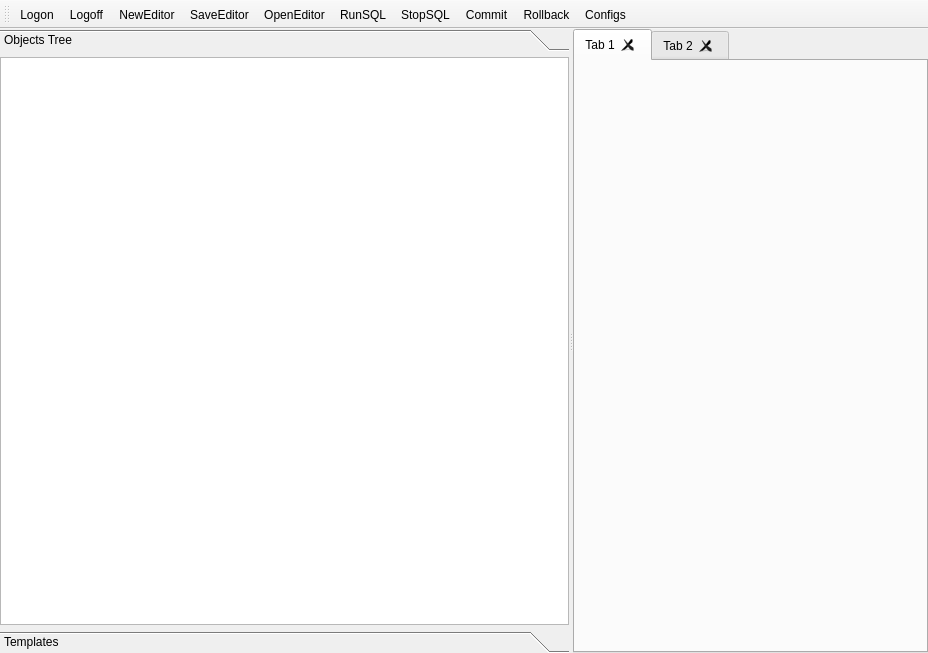
<?xml version="1.0" encoding="UTF-8"?>
<ui version="4.0">
 <class>f_principal</class>
 <widget class="QMainWindow" name="f_principal">
  <property name="geometry">
   <rect>
    <x>0</x>
    <y>0</y>
    <width>928</width>
    <height>653</height>
   </rect>
  </property>
  <property name="windowTitle">
   <string>AlgarSQL</string>
  </property>
  <widget class="QWidget" name="centralwidget">
   <layout class="QHBoxLayout" name="horizontalLayout">
    <property name="spacing">
     <number>0</number>
    </property>
    <property name="leftMargin">
     <number>0</number>
    </property>
    <property name="topMargin">
     <number>0</number>
    </property>
    <property name="rightMargin">
     <number>0</number>
    </property>
    <property name="bottomMargin">
     <number>0</number>
    </property>
    <item>
     <widget class="QSplitter" name="splitter">
      <property name="orientation">
       <enum>Qt::Horizontal</enum>
      </property>
      <widget class="QToolBox" name="toolBox">
       <property name="minimumSize">
        <size>
         <width>200</width>
         <height>0</height>
        </size>
       </property>
       <property name="maximumSize">
        <size>
         <width>16777215</width>
         <height>16777215</height>
        </size>
       </property>
       <property name="currentIndex">
        <number>0</number>
       </property>
       <widget class="QWidget" name="page">
        <property name="geometry">
         <rect>
          <x>0</x>
          <y>0</y>
          <width>561</width>
          <height>549</height>
         </rect>
        </property>
        <attribute name="label">
         <string>Objects Tree</string>
        </attribute>
        <layout class="QVBoxLayout" name="verticalLayout">
         <property name="spacing">
          <number>0</number>
         </property>
         <property name="leftMargin">
          <number>0</number>
         </property>
         <property name="topMargin">
          <number>0</number>
         </property>
         <property name="rightMargin">
          <number>0</number>
         </property>
         <property name="bottomMargin">
          <number>0</number>
         </property>
         <item>
          <widget class="QTreeWidget" name="tree_objetos">
           <attribute name="headerVisible">
            <bool>false</bool>
           </attribute>
           <column>
            <property name="text">
             <string notr="true">1</string>
            </property>
           </column>
          </widget>
         </item>
        </layout>
       </widget>
       <widget class="QWidget" name="page_2">
        <property name="geometry">
         <rect>
          <x>0</x>
          <y>0</y>
          <width>561</width>
          <height>549</height>
         </rect>
        </property>
        <attribute name="label">
         <string>Templates</string>
        </attribute>
        <layout class="QVBoxLayout" name="verticalLayout_2">
         <property name="spacing">
          <number>0</number>
         </property>
         <property name="leftMargin">
          <number>0</number>
         </property>
         <property name="topMargin">
          <number>0</number>
         </property>
         <property name="rightMargin">
          <number>0</number>
         </property>
         <property name="bottomMargin">
          <number>0</number>
         </property>
         <item>
          <widget class="QTreeView" name="tree_templates">
           <property name="alternatingRowColors">
            <bool>true</bool>
           </property>
          </widget>
         </item>
        </layout>
       </widget>
      </widget>
      <widget class="QTabWidget" name="pc_editor">
       <property name="currentIndex">
        <number>0</number>
       </property>
       <property name="tabsClosable">
        <bool>true</bool>
       </property>
       <widget class="QWidget" name="tab">
        <attribute name="title">
         <string>Tab 1</string>
        </attribute>
       </widget>
       <widget class="QWidget" name="tab_2">
        <attribute name="title">
         <string>Tab 2</string>
        </attribute>
       </widget>
      </widget>
     </widget>
    </item>
   </layout>
  </widget>
  <widget class="QToolBar" name="toolBar">
   <property name="windowTitle">
    <string>toolBar</string>
   </property>
   <property name="iconSize">
    <size>
     <width>25</width>
     <height>25</height>
    </size>
   </property>
   <property name="toolButtonStyle">
    <enum>Qt::ToolButtonIconOnly</enum>
   </property>
   <attribute name="toolBarArea">
    <enum>TopToolBarArea</enum>
   </attribute>
   <attribute name="toolBarBreak">
    <bool>false</bool>
   </attribute>
   <addaction name="actionLogon"/>
   <addaction name="actionLogoff"/>
   <addaction name="actionNewEditor"/>
   <addaction name="actionSaveEditor"/>
   <addaction name="actionOpenEditor"/>
   <addaction name="actionRunSQL"/>
   <addaction name="actionStopSQL"/>
   <addaction name="actionCommit"/>
   <addaction name="actionRollback"/>
   <addaction name="actionConfigs"/>
  </widget>
  <action name="actionLogon">
   <property name="icon">
    <iconset resource="../menus.qrc">
     <normaloff>:/png/ico/db_logon.png</normaloff>:/png/ico/db_logon.png</iconset>
   </property>
   <property name="text">
    <string>Logon</string>
   </property>
  </action>
  <action name="actionLogoff">
   <property name="icon">
    <iconset resource="../menus.qrc">
     <normaloff>:/png/ico/db_logoff.png</normaloff>:/png/ico/db_logoff.png</iconset>
   </property>
   <property name="text">
    <string>Logoff</string>
   </property>
  </action>
  <action name="actionNewEditor">
   <property name="icon">
    <iconset resource="../menus.qrc">
     <normaloff>:/png/ico/file_new.png</normaloff>:/png/ico/file_new.png</iconset>
   </property>
   <property name="text">
    <string>NewEditor</string>
   </property>
   <property name="shortcut">
    <string>Ctrl+N</string>
   </property>
  </action>
  <action name="actionSaveEditor">
   <property name="icon">
    <iconset resource="../menus.qrc">
     <normaloff>:/png/ico/file_saveall.png</normaloff>:/png/ico/file_saveall.png</iconset>
   </property>
   <property name="text">
    <string>SaveEditor</string>
   </property>
   <property name="shortcut">
    <string>Ctrl+S</string>
   </property>
  </action>
  <action name="actionOpenEditor">
   <property name="icon">
    <iconset resource="../menus.qrc">
     <normaloff>:/png/ico/file_open.png</normaloff>:/png/ico/file_open.png</iconset>
   </property>
   <property name="text">
    <string>OpenEditor</string>
   </property>
   <property name="shortcut">
    <string>Ctrl+O</string>
   </property>
  </action>
  <action name="actionRunSQL">
   <property name="icon">
    <iconset resource="../menus.qrc">
     <normaloff>:/png/ico/sql_run.png</normaloff>:/png/ico/sql_run.png</iconset>
   </property>
   <property name="text">
    <string>RunSQL</string>
   </property>
   <property name="shortcut">
    <string>F8</string>
   </property>
  </action>
  <action name="actionStopSQL">
   <property name="icon">
    <iconset resource="../menus.qrc">
     <normaloff>:/png/ico/sql_stop.png</normaloff>:/png/ico/sql_stop.png</iconset>
   </property>
   <property name="text">
    <string>StopSQL</string>
   </property>
  </action>
  <action name="actionCommit">
   <property name="icon">
    <iconset resource="../menus.qrc">
     <normaloff>:/png/ico/sql_commit.png</normaloff>:/png/ico/sql_commit.png</iconset>
   </property>
   <property name="text">
    <string>Commit</string>
   </property>
  </action>
  <action name="actionRollback">
   <property name="icon">
    <iconset resource="../menus.qrc">
     <normaloff>:/png/ico/sql_rollback.png</normaloff>:/png/ico/sql_rollback.png</iconset>
   </property>
   <property name="text">
    <string>Rollback</string>
   </property>
  </action>
  <action name="actionConfigs">
   <property name="icon">
    <iconset resource="../menus.qrc">
     <normaloff>:/png/ico/preferences.png</normaloff>:/png/ico/preferences.png</iconset>
   </property>
   <property name="text">
    <string>Configs</string>
   </property>
  </action>
 </widget>
 <resources>
  <include location="../menus.qrc"/>
 </resources>
 <connections/>
</ui>
